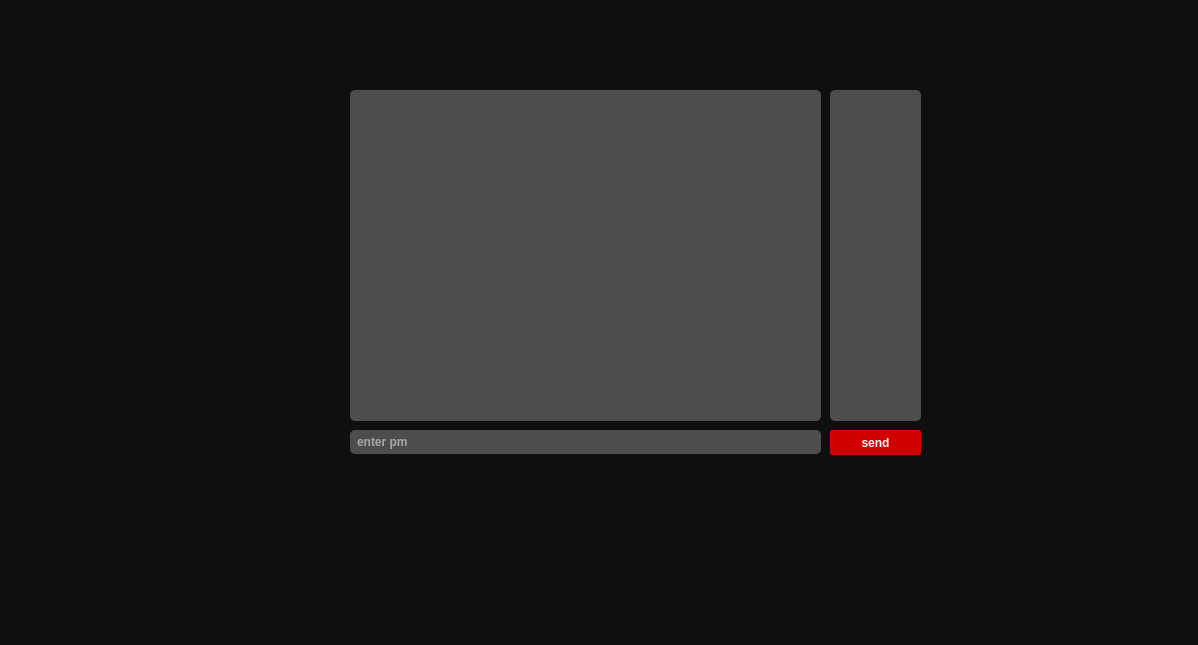
<?xml version="1.0" encoding="UTF-8"?>
<ui version="4.0">
 <class>send_page</class>
 <widget class="QDialog" name="send_page">
  <property name="geometry">
   <rect>
    <x>0</x>
    <y>0</y>
    <width>1198</width>
    <height>645</height>
   </rect>
  </property>
  <property name="windowTitle">
   <string>Dialog</string>
  </property>
  <property name="styleSheet">
   <string notr="true">/*Copyright (c) DevSec Studio. All rights reserved.

MIT License

Permission is hereby granted, free of charge, to any person obtaining a copy
of this software and associated documentation files (the &quot;Software&quot;), to deal
in the Software without restriction, including without limitation the rights
to use, copy, modify, merge, publish, distribute, sublicense, and/or sell
copies of the Software, and to permit persons to whom the Software is
furnished to do so, subject to the following conditions:

The above copyright notice and this permission notice shall be included in all
copies or substantial portions of the Software.

THE SOFTWARE IS PROVIDED *AS IS*, WITHOUT WARRANTY OF ANY KIND, EXPRESS OR
IMPLIED, INCLUDING BUT NOT LIMITED TO THE WARRANTIES OF MERCHANTABILITY,
FITNESS FOR A PARTICULAR PURPOSE AND NONINFRINGEMENT. IN NO EVENT SHALL THE
AUTHORS OR COPYRIGHT HOLDERS BE LIABLE FOR ANY CLAIM, DAMAGES OR OTHER
LIABILITY, WHETHER IN AN ACTION OF CONTRACT, TORT OR OTHERWISE, ARISING FROM,
OUT OF OR IN CONNECTION WITH THE SOFTWARE OR THE USE OR OTHER DEALINGS IN THE SOFTWARE.
*/

/*-----QWidget-----*/
QWidget
{
	background-color: #0f0f0f;
	color: #fff;
	border-color: #000000;

}


/*-----QLabel-----*/
QLabel
{
	background-color: transparent;
	color: #fff;
	font-weight: bold;
	border-color: #000000;

}


/*-----QPushButton-----*/
QPushButton
{
	background-color: #d10000;
	color: #fff;
	font-weight: bold;
	border: 1px solid #d10000;  
	border-radius: 2px;
	padding: 5px;

}


QPushButton::hover
{
	background-color: #ad0000;
	color: #fff;

}


QPushButton::pressed
{
	background-color: #e00000;
	color: #fff;

}


/*-----QToolButton-----*/
QToolButton
{
	background-color: transparent;
	color: #000000;
	border-style: solid;
	border-color: #000000;

}


QToolButton::hover
{
	background-color: #d10000;
	color: #000000;
	border-radius: 15px;
	border-color: #d10000;

}


QToolButton::pressed
{
	background-color: #d10000;
	color: #000000;
	border-style: solid;
	border-width: 0px;

}


/*-----QLineEdit-----*/
QLineEdit{
	background-color: #4d4d4d;
	color: #fff;
	font-weight: bold;
	border-style: solid;
	border-radius: 5px;
	padding: 5px;

}


/*-----QCheckBox-----*/
QCheckBox
{
	background-color: transparent;
	color: #b9b9bb;
	font-weight: bold;

}


QCheckBox::indicator
{
    color: #b1b1b1;
    background-color: #00111d;
    border: 1px solid #d10000;
    width: 12px;
    height: 12px;

}


QCheckBox::indicator:checked
{
    image:url(&quot;./ressources/check.png&quot;); /*To replace*/
	background-color: #d10000;
    border: 1px solid #d10000;

}


QCheckBox::indicator:unchecked:hover
{
    border: 1px solid #ff0000;

}


QCheckBox::disabled
{
	color: #656565;

}


QCheckBox::indicator:disabled
{
	background-color: #656565;
	color: #656565;
    border: 1px solid #656565;

}
</string>
  </property>
  <widget class="QLineEdit" name="lineEdit">
   <property name="geometry">
    <rect>
     <x>350</x>
     <y>430</y>
     <width>471</width>
     <height>24</height>
    </rect>
   </property>
   <property name="inputMask">
    <string/>
   </property>
   <property name="text">
    <string/>
   </property>
   <property name="placeholderText">
    <string>enter pm</string>
   </property>
  </widget>
  <widget class="QPushButton" name="pushButton">
   <property name="geometry">
    <rect>
     <x>830</x>
     <y>430</y>
     <width>91</width>
     <height>25</height>
    </rect>
   </property>
   <property name="text">
    <string>send</string>
   </property>
  </widget>
  <widget class="QPlainTextEdit" name="plainTextEdit">
   <property name="geometry">
    <rect>
     <x>350</x>
     <y>90</y>
     <width>471</width>
     <height>331</height>
    </rect>
   </property>
   <property name="styleSheet">
    <string notr="true">/*Copyright (c) DevSec Studio. All rights reserved.

MIT License

Permission is hereby granted, free of charge, to any person obtaining a copy
of this software and associated documentation files (the &quot;Software&quot;), to deal
in the Software without restriction, including without limitation the rights
to use, copy, modify, merge, publish, distribute, sublicense, and/or sell
copies of the Software, and to permit persons to whom the Software is
furnished to do so, subject to the following conditions:

The above copyright notice and this permission notice shall be included in all
copies or substantial portions of the Software.

THE SOFTWARE IS PROVIDED *AS IS*, WITHOUT WARRANTY OF ANY KIND, EXPRESS OR
IMPLIED, INCLUDING BUT NOT LIMITED TO THE WARRANTIES OF MERCHANTABILITY,
FITNESS FOR A PARTICULAR PURPOSE AND NONINFRINGEMENT. IN NO EVENT SHALL THE
AUTHORS OR COPYRIGHT HOLDERS BE LIABLE FOR ANY CLAIM, DAMAGES OR OTHER
LIABILITY, WHETHER IN AN ACTION OF CONTRACT, TORT OR OTHERWISE, ARISING FROM,
OUT OF OR IN CONNECTION WITH THE SOFTWARE OR THE USE OR OTHER DEALINGS IN THE SOFTWARE.
*/

/*-----QWidget-----*/
QWidget
{
	background-color: #0f0f0f;
	color: #fff;
	border-color: #000000;

}


/*-----QLabel-----*/
QLabel
{
	background-color: transparent;
	color: #fff;
	font-weight: bold;
	border-color: #000000;

}


/*-----QPushButton-----*/
QPushButton
{
	background-color: #d10000;
	color: #fff;
	font-weight: bold;
	border: 1px solid #d10000;  
	border-radius: 2px;
	padding: 5px;

}


QPushButton::hover
{
	background-color: #ad0000;
	color: #fff;

}


QPushButton::pressed
{
	background-color: #e00000;
	color: #fff;

}


/*-----QToolButton-----*/
QToolButton
{
	background-color: transparent;
	color: #000000;
	border-style: solid;
	border-color: #000000;

}


QToolButton::hover
{
	background-color: #d10000;
	color: #000000;
	border-radius: 15px;
	border-color: #d10000;

}


QToolButton::pressed
{
	background-color: #d10000;
	color: #000000;
	border-style: solid;
	border-width: 0px;

}


/*-----QLineEdit-----*/
QLineEdit{
	background-color: #4d4d4d;
	color: #fff;
	font-weight: bold;
	border-style: solid;
	border-radius: 5px;
	padding: 5px;

}
QPlainTextEdit{
	background-color: #4d4d4d;
	color: #fff;
	font-weight: bold;
	border-style: solid;
	border-radius: 5px;
	padding: 5px;

}

/*-----QCheckBox-----*/
QCheckBox
{
	background-color: transparent;
	color: #b9b9bb;
	font-weight: bold;

}


QCheckBox::indicator
{
    color: #b1b1b1;
    background-color: #00111d;
    border: 1px solid #d10000;
    width: 12px;
    height: 12px;

}


QCheckBox::indicator:checked
{
    image:url(&quot;./ressources/check.png&quot;); /*To replace*/
	background-color: #d10000;
    border: 1px solid #d10000;

}


QCheckBox::indicator:unchecked:hover
{
    border: 1px solid #ff0000;

}


QCheckBox::disabled
{
	color: #656565;

}


QCheckBox::indicator:disabled
{
	background-color: #656565;
	color: #656565;
    border: 1px solid #656565;

}
</string>
   </property>
   <property name="readOnly">
    <bool>true</bool>
   </property>
  </widget>
  <widget class="QPlainTextEdit" name="plainTextEdit_2">
   <property name="geometry">
    <rect>
     <x>830</x>
     <y>90</y>
     <width>91</width>
     <height>331</height>
    </rect>
   </property>
   <property name="styleSheet">
    <string notr="true">/*Copyright (c) DevSec Studio. All rights reserved.

MIT License

Permission is hereby granted, free of charge, to any person obtaining a copy
of this software and associated documentation files (the &quot;Software&quot;), to deal
in the Software without restriction, including without limitation the rights
to use, copy, modify, merge, publish, distribute, sublicense, and/or sell
copies of the Software, and to permit persons to whom the Software is
furnished to do so, subject to the following conditions:

The above copyright notice and this permission notice shall be included in all
copies or substantial portions of the Software.

THE SOFTWARE IS PROVIDED *AS IS*, WITHOUT WARRANTY OF ANY KIND, EXPRESS OR
IMPLIED, INCLUDING BUT NOT LIMITED TO THE WARRANTIES OF MERCHANTABILITY,
FITNESS FOR A PARTICULAR PURPOSE AND NONINFRINGEMENT. IN NO EVENT SHALL THE
AUTHORS OR COPYRIGHT HOLDERS BE LIABLE FOR ANY CLAIM, DAMAGES OR OTHER
LIABILITY, WHETHER IN AN ACTION OF CONTRACT, TORT OR OTHERWISE, ARISING FROM,
OUT OF OR IN CONNECTION WITH THE SOFTWARE OR THE USE OR OTHER DEALINGS IN THE SOFTWARE.
*/

/*-----QWidget-----*/
QWidget
{
	background-color: #0f0f0f;
	color: #fff;
	border-color: #000000;

}


/*-----QLabel-----*/
QLabel
{
	background-color: transparent;
	color: #fff;
	font-weight: bold;
	border-color: #000000;

}


/*-----QPushButton-----*/
QPushButton
{
	background-color: #d10000;
	color: #fff;
	font-weight: bold;
	border: 1px solid #d10000;  
	border-radius: 2px;
	padding: 5px;

}


QPushButton::hover
{
	background-color: #ad0000;
	color: #fff;

}


QPushButton::pressed
{
	background-color: #e00000;
	color: #fff;

}


/*-----QToolButton-----*/
QToolButton
{
	background-color: transparent;
	color: #000000;
	border-style: solid;
	border-color: #000000;

}


QToolButton::hover
{
	background-color: #d10000;
	color: #000000;
	border-radius: 15px;
	border-color: #d10000;

}


QToolButton::pressed
{
	background-color: #d10000;
	color: #000000;
	border-style: solid;
	border-width: 0px;

}


/*-----QLineEdit-----*/
QLineEdit{
	background-color: #4d4d4d;
	color: #fff;
	font-weight: bold;
	border-style: solid;
	border-radius: 5px;
	padding: 5px;

}
QPlainTextEdit{
	background-color: #4d4d4d;
	color: #fff;
	font-weight: bold;
	border-style: solid;
	border-radius: 5px;
	padding: 5px;

}

/*-----QCheckBox-----*/
QCheckBox
{
	background-color: transparent;
	color: #b9b9bb;
	font-weight: bold;

}


QCheckBox::indicator
{
    color: #b1b1b1;
    background-color: #00111d;
    border: 1px solid #d10000;
    width: 12px;
    height: 12px;

}


QCheckBox::indicator:checked
{
    image:url(&quot;./ressources/check.png&quot;); /*To replace*/
	background-color: #d10000;
    border: 1px solid #d10000;

}


QCheckBox::indicator:unchecked:hover
{
    border: 1px solid #ff0000;

}


QCheckBox::disabled
{
	color: #656565;

}


QCheckBox::indicator:disabled
{
	background-color: #656565;
	color: #656565;
    border: 1px solid #656565;

}
</string>
   </property>
  </widget>
 </widget>
 <resources/>
 <connections/>
</ui>
